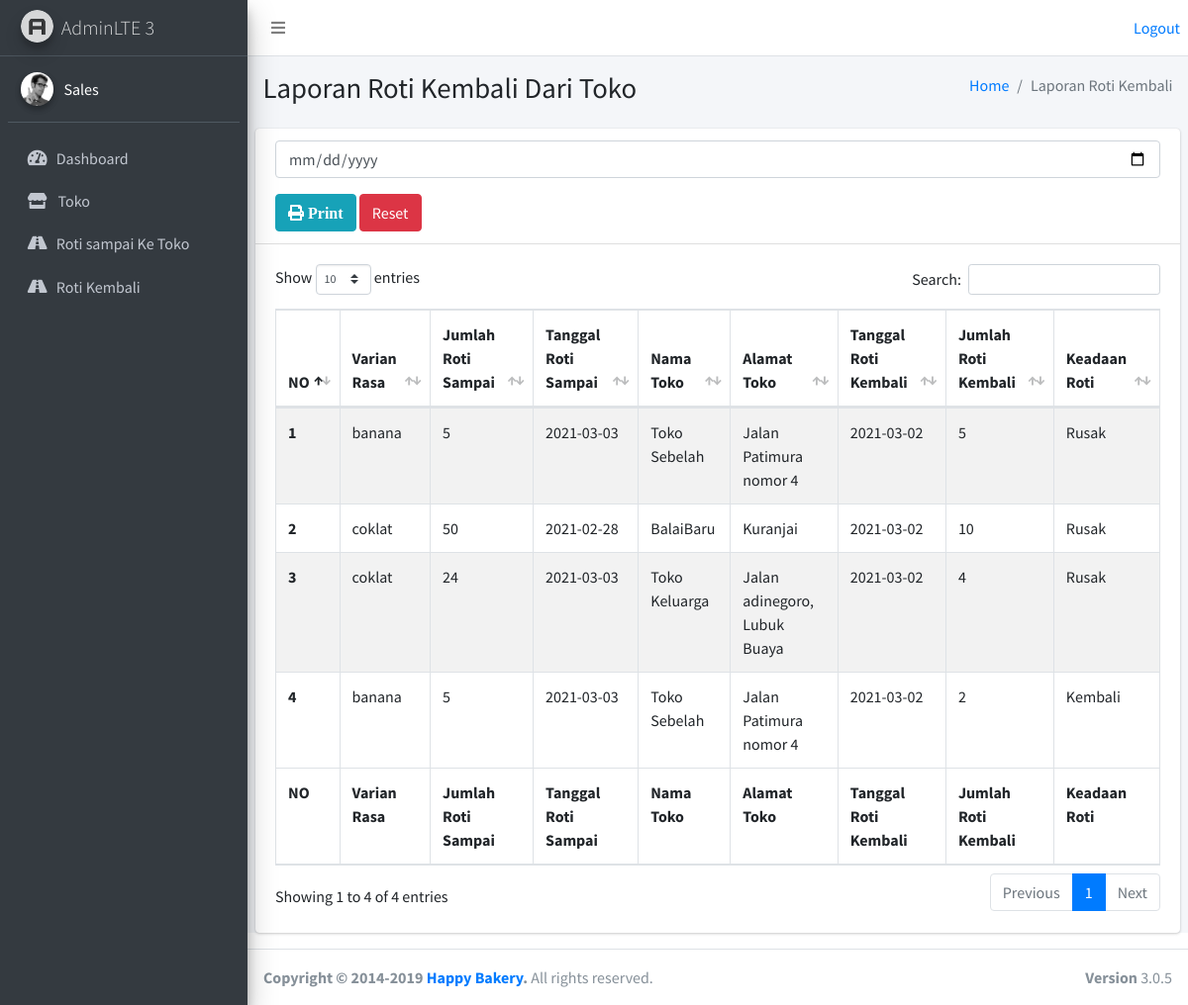
Screenshot of /laporan/roti_kembali.php (signed in) with the database file from the repository.
### tables this page shows
CREATE TABLE `roti_kembali` (
  `id_dk` int(11) NOT NULL,
  `id_ds` int(20) NOT NULL,
  `id_rasa` int(20) NOT NULL,
  `id_user` int(20) NOT NULL,
  `id_toko` int(20) NOT NULL,
  `jumlah_kembali` int(20) NOT NULL,
  `tanggal_kembali` date NOT NULL,
  `status_roti` varchar(20) NOT NULL
);

CREATE TABLE `varian_rasa` (
  `id_rasa` int(11) NOT NULL,
  `varian_rasa` varchar(20) NOT NULL
);

CREATE TABLE `roti_sampai` (
  `id_ds` int(11) NOT NULL,
  `id_rasa` int(20) NOT NULL,
  `id_user` int(20) NOT NULL,
  `id_toko` int(20) NOT NULL,
  `jumlah` int(20) NOT NULL,
  `tanggal` date NOT NULL
);

CREATE TABLE `toko` (
  `id_toko` int(11) NOT NULL,
  `nama_toko` varchar(20) NOT NULL,
  `alamat` text NOT NULL
);

### laporan/roti_kembali.php (the view, shortened to what this page needs)
<?php
include '../layouts/header.php';
?>
<div class="content-wrapper">
    <section class="content-header">
        <div class="container-fluid">
            <div class="row mb-2">
                <div class="col-sm-6">
                    <h1>Laporan Roti Kembali Dari Toko </h1>
                </div>
                <div class="col-sm-6">
                    <ol class="breadcrumb float-sm-right">
                        <li class="breadcrumb-item"><a href="../home/index.php">Home</a></li>
                        <li class="breadcrumb-item active">Laporan Roti Kembali</li>
                    </ol>
                </div>
            </div>
        </div>
    </section>
    <section class="content">
        <div class="card">
            <div class="card-header">
                <form action="session_tgl.php" method="POST">
                    <?php
                    if (isset($_SESSION['tanggal_cek'])) {
                        $tgl = $_SESSION['tanggal_cek'];
                    } else {
                        $tgl = date('d-m-Y');
                    }
                    ?>
                    <input type="date" class="form-control mb-3 " onchange="this.form.submit();" name="tanggal_cek" value="<?php echo $tgl; ?>">
                </form>
                <a href="../cetak/cetak_roti_kembali.php" target="_blank" class="btn btn-info"><i class="fas fa-print">&nbsp;Print</i> </a>
                <a href="../cetak/destroy.php?halaman=roti_kembali" class=" btn btn-danger">Reset</a>
            </div>
            <div class="card-body">
                <table id="example1" class="table table-bordered table-striped">
                    <thead>
                        <tr>
                            <th>NO</th>
                            <th>Varian Rasa</th>
                            <th>Jumlah Roti Sampai</th>
                            <th>Tanggal Roti Sampai</th>
                            <th>Nama Toko</th>
                            <th>Alamat Toko</th>
                            <th>Tanggal Roti Kembali</th>
                            <th>Jumlah Roti Kembali</th>
                            <th>Keadaan Roti</th>
                        </tr>
                    </thead>
                    <tbody>
                        <?php
                        if (isset($_SESSION['tanggal_cek'])) {
                            $tgl = $_SESSION['tanggal_cek'];
                            $query = mysqli_query($koneksi, "SELECT * FROM roti_kembali INNER JOIN varian_rasa ON roti_kembali.id_rasa = varian_rasa.id_rasa INNER JOIN toko on roti_kembali.id_toko = toko.id_toko INNER JOIN roti_sampai on roti_kembali.id_ds = roti_sampai.id_ds WHERE tanggal_kembali = '$tgl' ") or die(mysqli_error($koneksi));
                        } else {
                            $query = mysqli_query($koneksi, "SELECT * FROM roti_kembali INNER JOIN varian_rasa ON roti_kembali.id_rasa = varian_rasa.id_rasa INNER JOIN toko on roti_kembali.id_toko = toko.id_toko INNER JOIN roti_sampai on roti_kembali.id_ds = roti_sampai.id_ds ORDER BY tanggal_kembali ASC ") or die(mysqli_error($koneksi));
                        }
                        $no = 1;
                        while ($p = mysqli_fetch_array($query)) {
                        ?>
                            <tr>
                                <th scope="row"><?php echo $no++; ?></th>
                                <td><?php echo $p['varian_rasa'] ?></td>
                                <td><?php echo $p['jumlah'] ?></td>
                                <td><?php echo $p['tanggal'] ?></td>
                                <td><?php echo $p['nama_toko'] ?></td>
                                <td><?php echo $p['alamat'] ?></td>
                                <td><?php echo $p['tanggal_kembali'] ?></td>
                                <td><?php echo $p['jumlah_kembali'] ?></td>
                                <td><?php echo $p['status_roti'] ?></td>
                            </tr>
                        <?php } ?>
                    </tbody>
                    <tfoot>
                        <tr>
                            <th>NO</th>
                            <th>Varian Rasa</th>
                            <th>Jumlah Roti Sampai</th>
                            <th>Tanggal Roti Sampai</th>
                            <th>Nama Toko</th>
                            <th>Alamat Toko</th>
                            <th>Tanggal Roti Kembali</th>
                            <th>Jumlah Roti Kembali</th>
                            <th>Keadaan Roti</th>
                        </tr>
                    </tfoot>
                </table>
            </div>
        </div>
    </section>
</div>
<?php
include '../layouts/footer.php';
?>

### rows the page displays
roti_kembali: id_rasa.varian_rasa "banana", roti_sampai.jumlah "5", roti_sampai.tanggal "2021-03-03", id_toko.nama_toko "Toko Sebelah", id_toko.alamat "Jalan Patimura nomor 4", tanggal_kembali "2021-03-02", jumlah_kembali "5", status_roti "Rusak"
roti_kembali: id_rasa.varian_rasa "coklat", roti_sampai.jumlah "50", roti_sampai.tanggal "2021-02-28", id_toko.nama_toko "BalaiBaru", id_toko.alamat "Kuranjai", tanggal_kembali "2021-03-02", jumlah_kembali "10", status_roti "Rusak"
roti_kembali: id_rasa.varian_rasa "coklat", roti_sampai.jumlah "24", roti_sampai.tanggal "2021-03-03", id_toko.nama_toko "Toko Keluarga", id_toko.alamat "Jalan adinegoro, Lubuk Buaya", tanggal_kembali "2021-03-02", jumlah_kembali "4", status_roti "Rusak"
roti_kembali: id_rasa.varian_rasa "banana", roti_sampai.jumlah "5", roti_sampai.tanggal "2021-03-03", id_toko.nama_toko "Toko Sebelah", id_toko.alamat "Jalan Patimura nomor 4", tanggal_kembali "2021-03-02", jumlah_kembali "2", status_roti "Kembali"

### other values shown
$nama "Sales"
